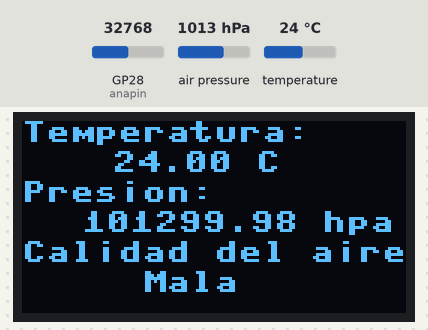
Recording of a program running on a simulated Raspberry Pi Pico running MicroPython. Parts: 128×64 one-colour display. The inputs (shaded band) are chosen by the test bench; at power-on: GP28 (anapin) = 32768, air pressure 1013 hPa, temperature 24 °C (analog values on the 0–65535 scale). WiFi joins after 1.5 s; no MQTT or app messages arrive unless stated; library files of the repository ran but are not shown: bmp280.py, ssd1306.py; what the program prints to the serial console is not drawn.

Above: at 2.9 s.
3.0 s: GP28 (anapin) set to 31008
13.0 s: GP28 (anapin) set to 28848
At 22.3 s:
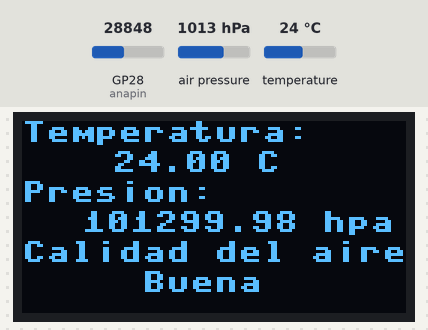
23.3 s: air pressure set to 952 hPa
At 32.6 s:
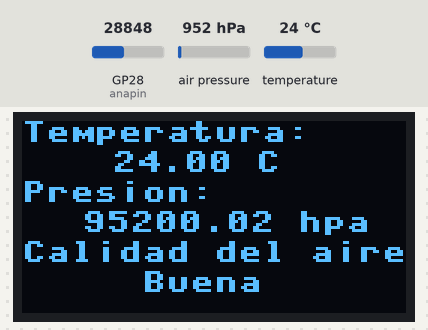
33.3 s: temperature set to 12 °C
At 42.7 s:
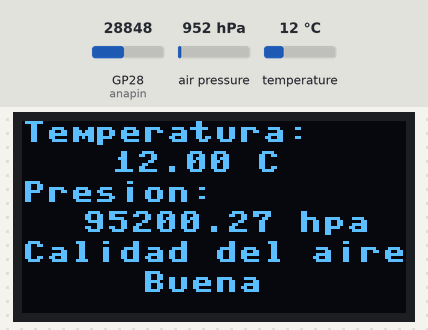
43.4 s: air pressure set to 975 hPa
At 52.9 s:
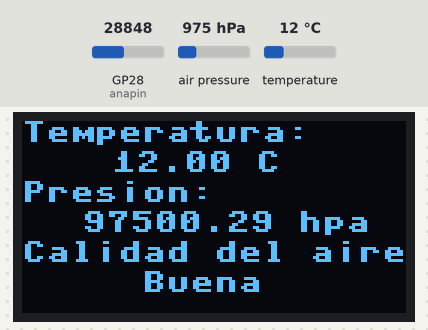
53.4 s: temperature set to 19 °C
At 63.1 s:
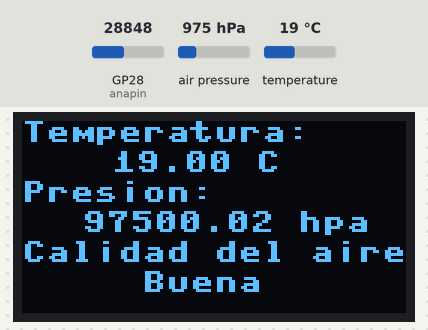
Timing chart, 0 to 64.4 s (numbered marks = the images above; inputs shaded):
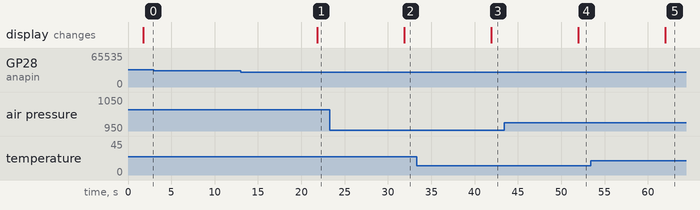

The program:

test.py
```python
from machine import Pin, I2C
import time
from bmp280 import BMP280
from machine import SoftI2C
import ssd1306
import network
from simple import MQTTClient
import machine


#PANTALLA
bus = SoftI2C(scl=Pin(5), sda=Pin(4))
oled_width = 128
oled_height = 64
oled = ssd1306.SSD1306_I2C(oled_width, oled_height, bus)
devices = bus.scan()
if devices:
    print('Pantalla encontrada en la direccion', devices)
else:
    print('No se encontraron dispositivos I2C')


#PRESION Y TEMPERATURA
i2c = I2C(0, scl=Pin(1), sda=Pin(0),freq=40000)
bmp = BMP280(i2c)
bmp.normal_measure()

devices = i2c.scan()
if devices:
    print('Sensor encontrado en las direccion', devices)
else:
    print('No se encontraron dispositivos I2C')


#SENSOR DE CALIDAD DE AIRE
anapin=machine.ADC(28)

#CONEXION A INTERNET
wlan=network.WLAN(network.STA_IF)
wlan.active(True)
wlan.config(pm=0xa11140)
wlan.connect("SSID","PASSWORD")

#VALIDACION DE CONEXION
while not wlan.isconnected():
    print('Error al conectarse REINTENTANDO')
    pass
print('Conectado a Wi-Fi:', wlan.ifconfig())

#CONEXION AL SERVIDOR CREDENCIALES
mqtt_host = "io.adafruit.com"
mqtt_username = ""
mqtt_password = ""

#VALORES DE LA RASSPBERRY A LA NUBE
calidadaire = "teresahurtado/feeds/data"
temperatura = "teresahurtado/feeds/data-temp"
presion = "teresahurtado/feeds/data-presion"
idcliente = "AsTsA1"


cliente = MQTTClient(
        client_id=idcliente,
        server=mqtt_host,
        user=mqtt_username,
        password=mqtt_password)


cliente.connect()

#CICLO PRINCIPAL
try:
    while True:
        oled.fill(0)
        temp_pantalla = bmp.temperature
        pres_pantalla = bmp.pressure
        sensor_aire=anapin.read_u16()

#MEDICIONES EN CONSOLA
        print("Temperatura: {:.2f} C".format(temp_pantalla))
        print("Presion: {:.2f} hPa".format(pres_pantalla))
        print("prescencia de gases valor:  ", sensor_aire )


#VALORES EN LA OLED
        oled.text('Temperatura:', 0, 0)
        oled.text("{:.2f} C".format(temp_pantalla), 30, 10)
        oled.text('Presion:', 0, 20)
        oled.text("{:.2f} hpa".format(pres_pantalla), 20, 30)
        oled.text('Calidad del aire:', 0, 40)

#REQUIERE CALIBRACION
        if sensor_aire>30000:
            oled.text('Mala', 40, 50)
        else:
            oled.text('Buena', 40, 50)
        oled.show()

#ENVIO A LA NUBE
        cliente.publish(calidadaire, str(sensor_aire))
        cliente.publish(temperatura, str(temp_pantalla))
        cliente.publish(presion, str(pres_pantalla))
        time.sleep(10)
except Exception as e:
    print(f'Failed to publish message: {e}')
finally:
    cliente.disconnect()


#verificar modulos
#import sys
#print(sys.version)
#help("modules")
```

Measured:
- the behaviour switches between 30016 and 30000 on GP28 (anapin) (found by bisection; images 0 and 1)
- after the input at 3.0 s, every drawn part: stays the same
- after the input at 13.0 s, the display: changes after 8.8 s (image 1)
- after the input at 23.3 s, the display: changes after 8.6 s (image 2)
- after the input at 33.3 s, the display: changes after 8.6 s (image 3)
- after the input at 43.4 s, the display: changes after 8.6 s (image 4)
- after the input at 53.4 s, the display: changes after 8.6 s (image 5)
